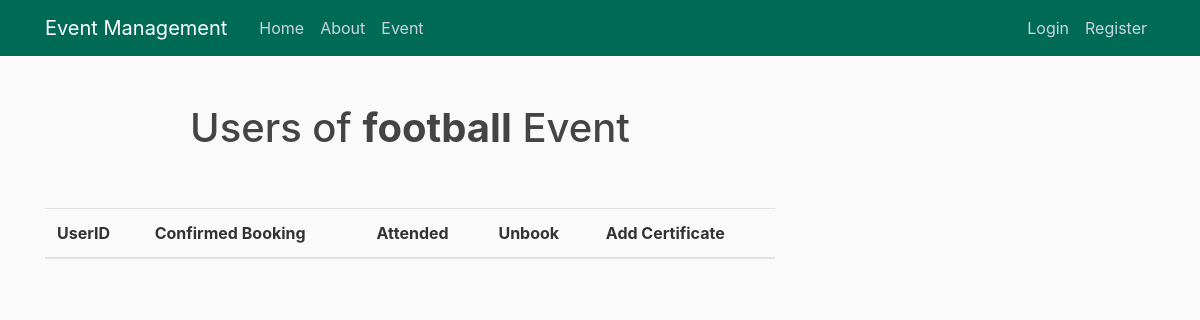
Before: /event_user/30 with the older database file.
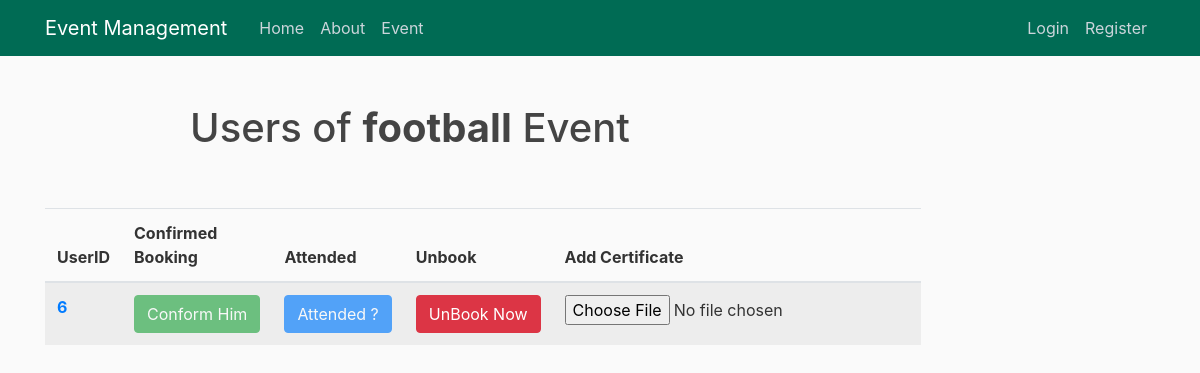
After: the same page with the newer database file.
### event/models.py (models this page shows, shortened)
class Eventlist(models.Model):
    postby = models.ForeignKey(User, on_delete=models.CASCADE, null=True)
    title = models.CharField(max_length=100)
    description = models.TextField()
    organizer = models.CharField(max_length=100)
    joiningfees = models.CharField(max_length=10)
    pricemoney = models.CharField(max_length=10)
    members = models.CharField(max_length=5, null=True)
    link = models.CharField(max_length=100)
    Eventtime = models.CharField(max_length=20)
    venue = models.TextField()
    StartingDate = models.DateTimeField(blank=False, null=True)
    Endingdate = models.DateTimeField(blank=False, null=True)
    Category = models.CharField(max_length=50, default="")
    numberofseats = models.CharField(max_length=50, null=True)

class EventBook(models.Model):
    userid = models.CharField(max_length=100)
    eventid = models.CharField(max_length=100)
    booking = models.BooleanField(default=False)
    booking_confirmed = models.BooleanField(default=False)
    attended = models.BooleanField(default=False)

### event/views.py (the view)
# urls.py: path('event_user/<int:event_id>',
def event_user(request, event_id):
    obj = EventBook.objects.filter(eventid=event_id)
    eventdetail = Eventlist.objects.filter(id=event_id)
    userdetail = User.objects.filter()
    eventid = event_id
    return render(request, 'event/manageEventUser.html', {'obj': obj, 'eventdetail': eventdetail, 'userdetail': userdetail, 'eventid': eventid})

### event/templates/event/manageEventUser.html (shortened to what this page needs)
{% extends "event/base.html" %}
{% block content %}
{% with name="India" %}
<br />
{% for e in eventdetail %}
{% if e.id == eventid %}
<h1 style="text-align: center;">Users of <b>{{e.title}}</b> Event </h1>
{% endif %}
{% endfor%}
<br />
<br />
<table class="table table-striped">
    <thead class="thead-success">
        <tr>
            <th scope="col">UserID</th>
            <th scope="col">Confirmed Booking</th>
            <th scope="col">Attended</th>
            <th scope="col">Unbook</th>
            <th scope="col">Add Certificate</th>
        </tr>
    </thead>
    <tbody>
        {% for u in obj %}
        <tr>
            <th scope="row"><a href="#userprofile">{{u.userid}}</a></th>
            <td>
                <form action="/event_user/{{eventid}}/{{u.userid}}/conformed" method="POST">
                    {% if u.booking_confirmed %}
                    <input type="submit" class="btn btn-success" name="conform" value="Conform Him"
                        data-toggle="tooltip" title="Click here to confirm booking" disabled>
                    {% else %}
                    <input type="submit" class="btn btn-success" name="conform" value="Conform Him"
                        data-toggle="tooltip" title="Click here to confirm booking">
                    {% endif %}
                </form>
            </td>
            <td>
                <form action="/event_user/{{eventid}}/{{u.userid}}/attended" method="POST">
                    {% if u.attended %}
                    <input type="submit" class="btn btn-primary" name="attended" value="Attended ?"
                        data-toggle="tooltip" title="was user attend the event ? click here if TRUE " disabled>
                    {%else%}
                    <input type="submit" class="btn btn-primary" name="attended" value="Attended ?"
                        data-toggle="tooltip" title="was user attend the event ? click here if TRUE ">
                    {%endif%}
                </form>
            </td>
            <td>
                <form action="/event_user/{{eventid}}/{{u.userid}}/unbooked" method="POST">
                    <input type="submit" class="btn btn-danger" name="unbooked" value="UnBook Now" data-toggle="tooltip"
                        title="Click here to Unbook user for this event">
                </form>
            </td>
            <td>
                <form id="form" action="/event_user/{{eventid}}/{{u.userid}}/certified" method="POST">
                    <input type="file" id="file" name="myfile" value="">
                </form>
            </td>
        </tr>
        {% endfor %}
    </tbody>
</table>
{% endwith %}
{% endblock content %}

Changed rows visible on the page:
added EventBook: userid "6"
